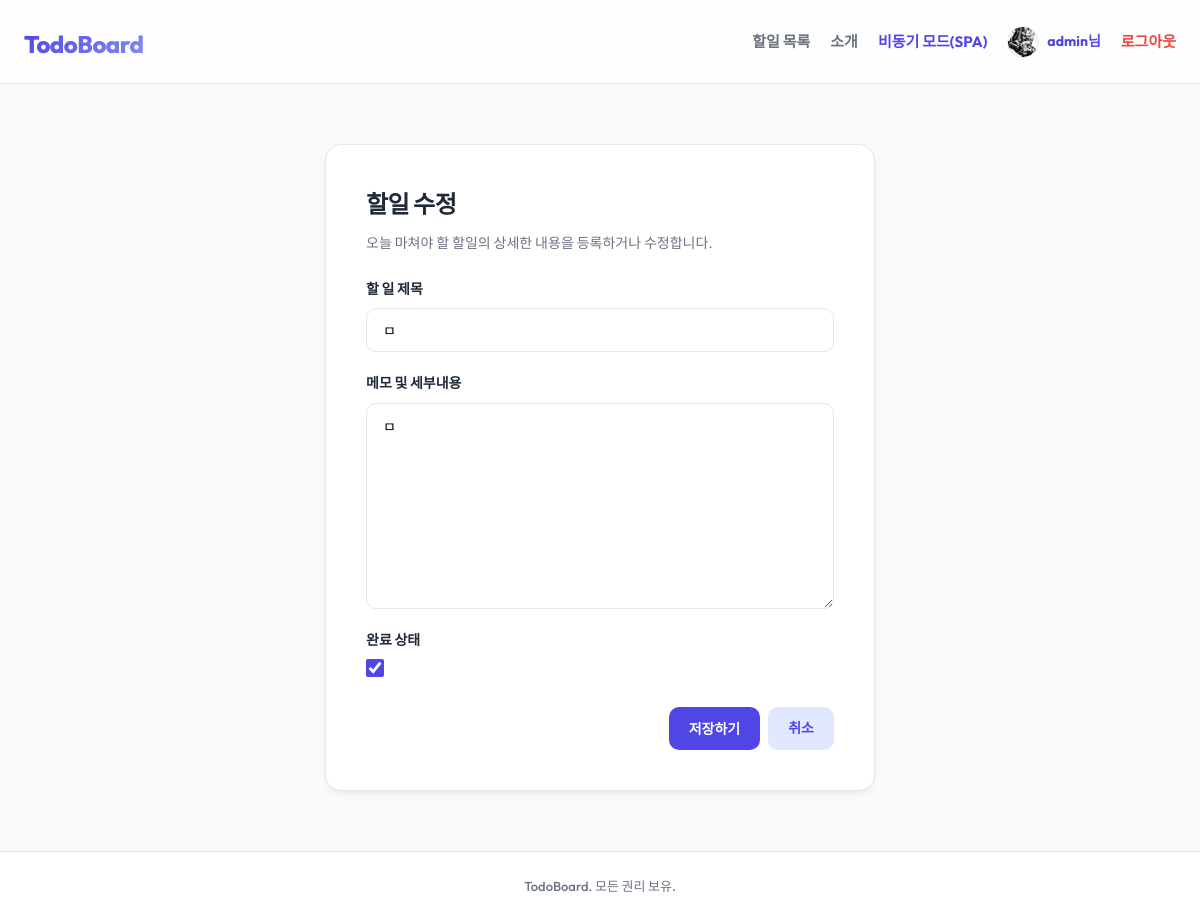
Screenshot of /8/update/ (signed in) with the database file from the repository.
### todos/models.py (models this page shows, shortened)
class CustomUser(AbstractUser):
    nickname = models.CharField(max_length=50, blank=True)
    avatar = models.ImageField(upload_to='avatars/', blank=True, null=True)

class Todo(models.Model):
    image = models.ImageField(upload_to='todos/images/', blank=True, null=True)
    author = models.ForeignKey(
        settings.AUTH_USER_MODEL,
        on_delete=models.CASCADE,
        related_name='todos',
        null=True,
        blank=True
    )
    title = models.CharField(max_length=200)
    content = models.TextField(blank=True)
    is_completed = models.BooleanField(default=False)
    created_at = models.DateTimeField(auto_now_add=True)
    updated_at = models.DateTimeField(auto_now=True)

### todos/views.py (the view)
# urls.py: path('<int:pk>/update/', views.todo_update, name='todo_update'),
@login_required
def todo_update(request, pk):
    todo = get_object_or_404(Todo, pk=pk)
    if todo.author != request.user:
        return HttpResponseForbidden("본인의 할일만 수정할 수 있습니다.")
    if request.method == 'POST':
        form = TodoForm(request.POST, instance=todo)
        if form.is_valid():
            form.save()
            return redirect('todos:todo_list')
    else:
        form = TodoForm(instance=todo)
    return render(request, 'todos/todo_form.html', {'form': form, 'action': '수정'})

### todos/forms.py
class TodoForm(forms.ModelForm):
    class Meta:
        model = Todo
        fields = ['title', 'content', 'is_completed']
        widgets = {
            'title': forms.TextInput(attrs={
                'class': 'form-input',
                'placeholder': '할 일을 입력하세요 (예: 파이썬 복습하기)'
            }),
            'content': forms.Textarea(attrs={
                'class': 'form-input form-textarea',
                'placeholder': '상세한 할 일 설명이나 메모를 적어주세요'
            }),
            'is_completed': forms.CheckboxInput(attrs={
                'class': 'form-checkbox'
            })
        }
        labels = {
            'title': '할 일 제목',
            'content': '메모 및 세부내용',
            'is_completed': '완료 상태'
        }

### todos/context_processors.py (called while the page is built)
def global_spa_config(request):
    try:
        api_url = reverse('todos:api_todo-list')
    except Exception:
        api_url = '/api/todos/'
    return {
        'API_BASE_URL': api_url,
        'SITE_META_TITLE': 'TodoBoard Premium SPA',
    }

### todos/templates/todos/todo_form.html (shortened to what this page needs)
{% extends 'todos/base.html' %}
{% block content %}
<div class="form-container">
    <div class="form-card">
        <h2 class="form-title">할일 {{ action }}</h2>
        <p class="form-desc">오늘 마쳐야 할 할일의 상세한 내용을 등록하거나 수정합니다.</p>
        <form method="post" class="todo-form-body">
            {% for field in form %}
                <div class="form-group">
                    <label for="{{ field.id_for_label }}" class="form-label">{{ field.label }}</label>
                    {{ field }}
                </div>
            {% endfor %}
            <div class="form-actions">
                <button type="submit" class="btn btn-primary">저장하기</button>
                <a href="{% url 'todos:todo_list' %}" class="btn btn-secondary">취소</a>
            </div>
        </form>
    </div>
</div>
{% endblock %}

### todos/templates/todos/base.html (shortened to what this page needs)
{% load static %}
<!DOCTYPE html>
<html lang="ko">
<head>
    <link rel="stylesheet" href="{% static 'todos/css/style.css' %}">
</head>
<body>
<header class="app-header">
    <div class="header-container">
        <h1 class="logo"><a href="{% url 'todos:todo_list' %}">TodoBoard</a></h1>
        <nav class="nav-links" style="display: flex; align-items: center; gap: 20px;">
            <a href="{% url 'todos:todo_list' %}" class="nav-item">할일 목록</a>
            <a href="{% url 'todos:about' %}" class="nav-item">소개</a>
            {% if user.is_authenticated %}
                <a href="{% url 'todos:spa_index' %}" class="nav-item" style="color: var(--primary-color); font-weight: 700;">비동기 모드(SPA)</a>
                <span class="user-avatar-wrapper" style="display: flex; align-items: center; gap: 8px;">
                    {% if user.avatar %}
                        <img src="{{ user.avatar.url }}" alt="avatar" style="width: 32px; height: 32px; border-radius: 50%; object-fit: cover; border: 1px solid var(--border-color);">
                    {% endif %}
                    <span class="user-greeting" style="font-weight: 700; color: var(--primary-color); font-size: 14px;">{{ user.nickname|default:user.username }}님</span>
                </span>
                <a href="{% url 'todos:logout' %}" class="nav-item" style="color: #ef4444;">로그아웃</a>
            {% else %}
                <a href="{% url 'todos:login' %}" class="nav-item">로그인</a>
                <a href="{% url 'todos:signup' %}" class="nav-item">회원가입</a>
            {% endif %}
        </nav>
    </div>
</header>
    <main class="app-main">
        <div class="main-container">
            {% block content %}
            {% endblock %}
        </div>
    </main>
    <footer class="app-footer">
        <div class="footer-container">
            <p>TodoBoard. 모든 권리 보유.</p>
        </div>
    </footer>
</body>
</html>

### todos/static/todos/css/style.css (style rules this page uses)
:root { --primary-color: #4f46e5; --primary-hover: #4338ca; --primary-light: #e0e7ff; --success-color: #10b981; --success-bg: #d1fae5; --warning-color: #f59e0b; --warning-bg: #fef3c7; --text-main: #1f2937; --text-muted: #6b7280; --bg-main: #f9fafb; --bg-card: #ffffff; --border-color: #e5e7eb; --border-radius-lg: 16px; --border-radius-md: 10px; --shadow-sm: 0 1px 3px rgba(0, 0, 0, 0.05); --shadow-md: 0 4px 6px -1px rgba(0, 0, 0, 0.05), 0 2px 4px -1px rgba(0, 0, 0, 0.03); --shadow-lg: 0 10px 15px -3px rgba(0, 0, 0, 0.05), 0 4px 6px -2px rgba(0, 0, 0, 0.02); }
* { margin: 0; padding: 0; box-sizing: border-box; }
body { font-family: 'Outfit', 'Noto Sans KR', sans-serif; background-color: var(--bg-main); color: var(--text-main); line-height: 1.6; display: flex; flex-direction: column; min-height: 100vh; }
a { color: inherit; text-decoration: none; }
.app-header { background-color: rgba(255, 255, 255, 0.8); backdrop-filter: blur(12px); border-bottom: 1px solid var(--border-color); position: sticky; top: 0; z-index: 100; }
.header-container { max-width: 1200px; margin: 0 auto; padding: 16px 24px; display: flex; justify-content: space-between; align-items: center; }
.logo a { font-size: 24px; font-weight: 800; background: linear-gradient(135deg, var(--primary-color), #818cf8); -webkit-background-clip: text; -webkit-text-fill-color: transparent; letter-spacing: -0.5px; }
.nav-links { display: flex; gap: 24px; }
.nav-item { font-weight: 600; font-size: 15px; color: var(--text-muted); transition: color 0.2s ease; }
.app-main { flex: 1; padding: 40px 24px; }
.main-container { max-width: 1000px; margin: 0 auto; }
.btn { display: inline-flex; align-items: center; justify-content: center; padding: 10px 20px; font-size: 14px; font-weight: 700; border-radius: var(--border-radius-md); cursor: pointer; transition: all 0.2s ease; border: none; text-decoration: none; }
.btn-primary { background-color: var(--primary-color); color: #ffffff; }
.btn-secondary { background-color: var(--primary-light); color: var(--primary-color); margin-left: 8px; }
.form-container { display: flex; justify-content: center; align-items: center; padding: 20px 0; }
.form-card { background-color: var(--bg-card); border: 1px solid var(--border-color); border-radius: var(--border-radius-lg); padding: 40px; width: 100%; max-width: 550px; box-shadow: var(--shadow-md); }
.form-title { font-size: 24px; font-weight: 800; margin-bottom: 8px; letter-spacing: -0.5px; }
.form-desc { color: var(--text-muted); font-size: 14px; margin-bottom: 24px; }
.todo-form-body { display: flex; flex-direction: column; gap: 20px; }
.form-group { display: flex; flex-direction: column; gap: 8px; }
.form-label { font-size: 14px; font-weight: 700; color: var(--text-main); }
.form-input { width: 100%; padding: 12px 16px; border: 1px solid var(--border-color); border-radius: var(--border-radius-md); font-family: inherit; font-size: 14px; outline: none; transition: border-color 0.2s ease; }
.form-textarea { min-height: 120px; resize: vertical; }
.form-checkbox { width: 18px; height: 18px; cursor: pointer; accent-color: var(--primary-color); }
.form-actions { margin-top: 10px; display: flex; justify-content: flex-end; }
.app-footer { background-color: #ffffff; border-top: 1px solid var(--border-color); padding: 24px; text-align: center; color: var(--text-muted); font-size: 13px; font-weight: 500; }
.footer-container { max-width: 1200px; margin: 0 auto; }

### rows the page displays
CustomUser: avatar (picture), nickname "admin"
Todo: form "ㅁ" "ㅁ" "☑"

### other values shown
{{ action }} "수정"
{{ field.label }} "할 일 제목" "메모 및 세부내용" "완료 상태"
